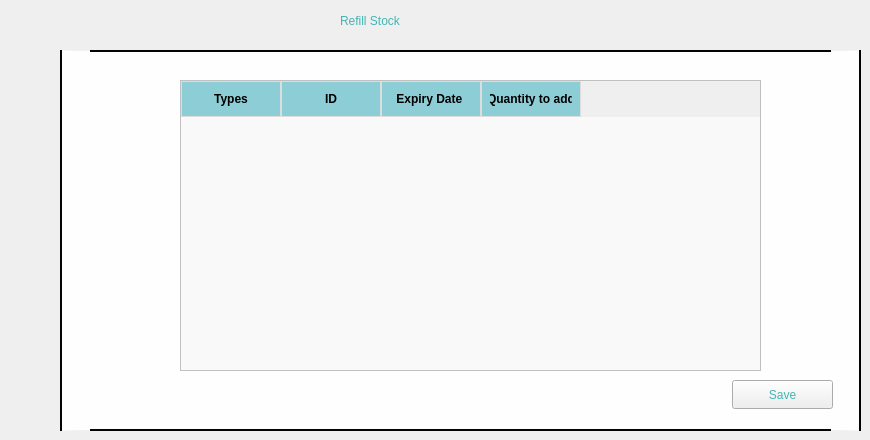
        <widget class="QWidget" name="tab">
         <property name="styleSheet">
          <string notr="true">#refillstock
{
font: 700 26pt &quot;Berlin Sans FB Demi&quot;;
color:#42b5b2;
}
#widget_2
{
background-color:#fefeff;
border-radius:30px #040301;
	border: 2px solid #040301;
}
#remove1_2
{color: #42b5b2; 
font: 15pt &quot;Berlin Sans FB&quot;;
}</string>
         </property>
         <attribute name="title">
          <string>Refill</string>
         </attribute>
         <widget class="QLabel" name="refillstock">
          <property name="geometry">
           <rect>
            <x>340</x>
            <y>0</y>
            <width>221</width>
            <height>41</height>
           </rect>
          </property>
          <property name="text">
           <string>Refill Stock</string>
          </property>
         </widget>
         <widget class="QWidget" name="widget_2" native="true">
          <property name="geometry">
           <rect>
            <x>60</x>
            <y>50</y>
            <width>801</width>
            <height>381</height>
           </rect>
          </property>
          <property name="sizePolicy">
           <sizepolicy hsizetype="Expanding" vsizetype="Expanding">
            <horstretch>5</horstretch>
            <verstretch>4</verstretch>
           </sizepolicy>
          </property>
          <widget class="QPushButton" name="remove1_2">
           <property name="geometry">
            <rect>
             <x>672</x>
             <y>330</y>
             <width>101</width>
             <height>29</height>
            </rect>
           </property>
           <property name="text">
            <string>Save</string>
           </property>
          </widget>
          <widget class="QTableWidget" name="tableWidget_5">
           <property name="geometry">
            <rect>
             <x>120</x>
             <y>30</y>
             <width>581</width>
             <height>291</height>
            </rect>
           </property>
           <property name="sizePolicy">
            <sizepolicy hsizetype="Maximum" vsizetype="Maximum">
             <horstretch>7</horstretch>
             <verstretch>2</verstretch>
            </sizepolicy>
           </property>
           <property name="minimumSize">
            <size>
             <width>0</width>
             <height>261</height>
            </size>
           </property>
           <property name="maximumSize">
            <size>
             <width>581</width>
             <height>16777215</height>
            </size>
           </property>
           <property name="styleSheet">
            <string notr="true">QTableWidget {
    background-color: #f9f9f9;
    color: #333;
    font-size: 14px;
    gridline-color: #e0e0e0;
}

QHeaderView::section {
    background-color:#8dced6 ;
    color: black;
    font-weight: bold;
    padding: 8px;
    border: 1px solid #dddddd;
}

QTableWidget::item {
    border: 1px solid #dddddd;
    padding: 8px;
}

QTableWidget::item:hover {
    background-color: #e8f5e9;
    color: #333;
}

QTableWidget::item:selected {
    background-color: #eab676;
    color: white;
}

</string>
           </property>
           <column>
            <property name="text">
             <string>Types</string>
            </property>
           </column>
           <column>
            <property name="text">
             <string>ID</string>
            </property>
           </column>
           <column>
            <property name="text">
             <string>Expiry Date </string>
            </property>
           </column>
           <column>
            <property name="text">
             <string>Quantity to add</string>
            </property>
           </column>
          </widget>
         </widget>
        </widget>
